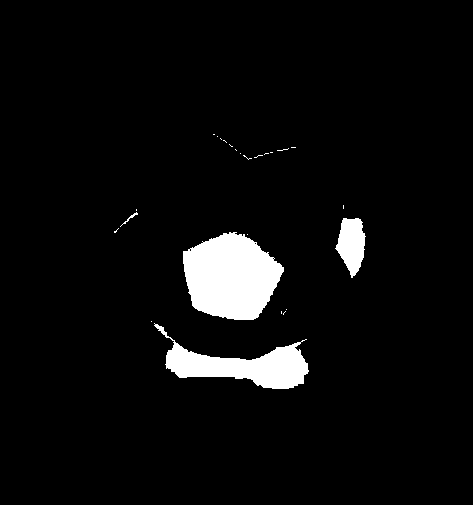
#> input picture opencv_test/Screenshot from 2022-10-25 13-25-23.png, 473 x 505 px
$ python contour_test.py
#> lines starting #> are read from the running program, lines starting #| are printed output that depends on the picture; after the words box and inside, x2 and y2 are one past the last pixel; in counts of white or black regions, pixels touching at a corner belong together
import cv2
import numpy as np

# reading image
img = cv2.imread('Screenshot from 2022-10-25 13-25-23.png')
#> img is the input picture: shape (505, 473, 3); 4.9% white; 25 white regions (21 under 20 px), largest, box (x1, y1, x2, y2) and area: (183, 232, 284, 320) 6484, (154, 323, 309, 389) 3950, (335, 218, 366, 278) 1199, (120, 212, 138, 227) 39

# converting image into grayscale image
# gray = cv2.cvtColor(img, cv2.COLOR_BGR2GRAY)

# setting threshold of gray image
#_, threshold = cv2.threshold(gray, 127, 255, cv2.THRESH_BINARY)

kernel = np.ones((5, 5), np.uint8)
img_erosion = cv2.erode(img, kernel, iterations=1)
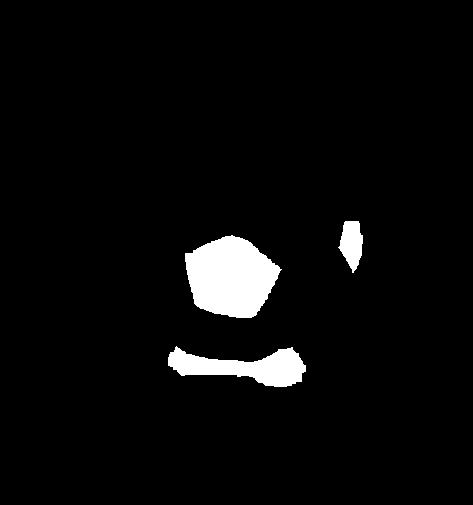
#> img_erosion: shape (505, 473, 3); 4% white; 3 white regions, box (x1, y1, x2, y2) and area: (185, 235, 282, 318) 5713, (168, 346, 306, 387) 3021, (338, 221, 363, 273) 852
img_dilation = cv2.dilate(img, kernel, iterations=1)
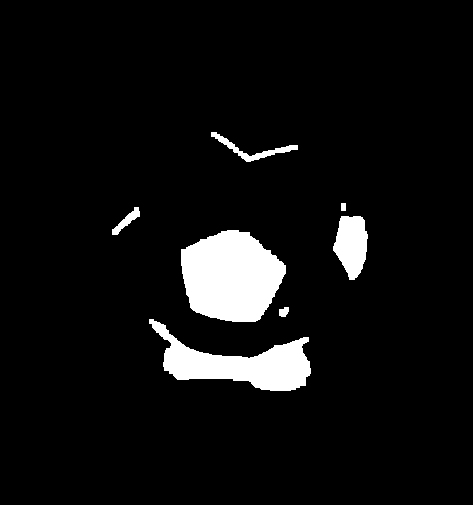
#> img_dilation: shape (505, 473, 3); 6.2% white; 7 white regions, largest, box (x1, y1, x2, y2) and area: (181, 230, 286, 322) 7294, (149, 319, 311, 391) 5048, (333, 216, 368, 280) 1591
img_opening = cv2.morphologyEx(img, cv2.MORPH_OPEN, kernel) # erosion followed by dilation
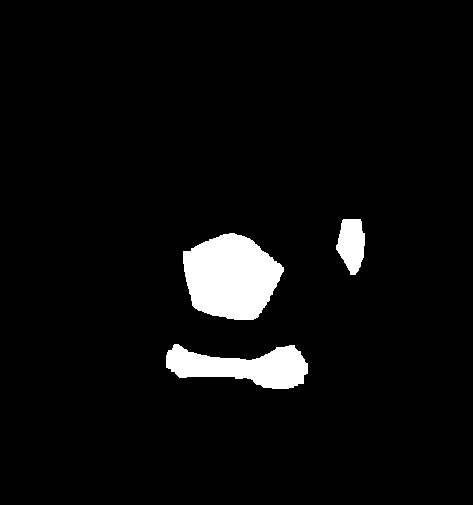
#> img_opening: shape (505, 473, 3); 4.8% white; 3 white regions, box (x1, y1, x2, y2) and area: (183, 233, 284, 320) 6449, (166, 344, 308, 389) 3821, (336, 219, 365, 275) 1176
img_closing = cv2.morphologyEx(img, cv2.MORPH_CLOSE, kernel) # dilation followed by erosion
#> img_closing: shape (505, 473, 3); 5% white; 22 white regions (18 under 20 px), largest, box (x1, y1, x2, y2) and area: (183, 232, 284, 320) 6522, (154, 323, 309, 389) 3981, (335, 218, 366, 278) 1207, (120, 209, 138, 227) 42

bin_img = cv2.inRange(img_opening, (0, 0, 0), (0,0,0))
#> bin_img: shape (505, 473); 95.2% white; 3 black regions

# using a findContours() function
contours, _ = cv2.findContours(
    bin_img, cv2.RETR_TREE, cv2.CHAIN_APPROX_SIMPLE)
#> contours = 4 contours; box (x1, y1, x2, y2) and area: (0, 0, 473, 505) 237888, (182, 232, 285, 321) 6592, (165, 343, 309, 390) 3990, (335, 218, 366, 276) 1244
# contours1, _ = cv2.findContours(
#     img_erosion, cv2.RETR_TREE, cv2.CHAIN_APPROX_SIMPLE)
# contours2, _ = cv2.findContours(
#     img_dilation, cv2.RETR_TREE, cv2.CHAIN_APPROX_SIMPLE)
# contours3, _ = cv2.findContours(
#     img_eroded_dialated, cv2.RETR_TREE, cv2.CHAIN_APPROX_SIMPLE)
# contours4, _ = cv2.findContours(
#     img_dilated_eroded, cv2.RETR_TREE, cv2.CHAIN_APPROX_SIMPLE)
i = 0

# list for storing names of shapes
for contour in contours:

    # here we are ignoring first counter because
    # findcontour function detects whole image as shape
    if i == 0:
        i = 1
        continue

    # cv2.approxPloyDP() function to approximate the shape
    approx = cv2.approxPolyDP(
        contour, 0.01 * cv2.arcLength(contour, True), True)

    # using drawContours() function
    cv2.drawContours(img_opening, [contour], 0, (0, 0, 255), 5)
    # [6 lines of commented-out code are left out]
    M = cv2.moments(contour)
    if M['m00'] != 0.0:
        x = int(M['m10']/M['m00'])
        y = int(M['m01']/M['m00'])

    # putting shape name at center of each shape
    if len(approx) == 3:
        cv2.putText(img_opening, 'Triangle', (x, y),
                    cv2.FONT_HERSHEY_SIMPLEX, 0.6, (0, 255, 0), 2)

    if len(approx) == 4:
        cv2.putText(img_opening, 'Quadrilateral', (x, y),
                    cv2.FONT_HERSHEY_SIMPLEX, 0.6, (0, 255, 0), 2)

    elif len(approx) == 5:
        cv2.putText(img_opening, 'Pentagon', (x, y),
                    cv2.FONT_HERSHEY_SIMPLEX, 0.6, (0, 255, 0), 2)

    elif len(approx) == 6:
        cv2.putText(img_opening, 'Hexagon', (x, y),
                    cv2.FONT_HERSHEY_SIMPLEX, 0.6, (0, 255, 0), 2)

    else:
        cv2.putText(img_opening, 'circle', (x, y),
                    cv2.FONT_HERSHEY_SIMPLEX, 0.6, (0, 255, 0), 2)
#> this loop made 4 passes
#> (x, y) on passes 2 to 4: (242, 366), (230, 276), (351, 243)
#> (contour, i) on pass 1: ([[0, 0], [0, 504], [472, 504], [472, 0]], 1)
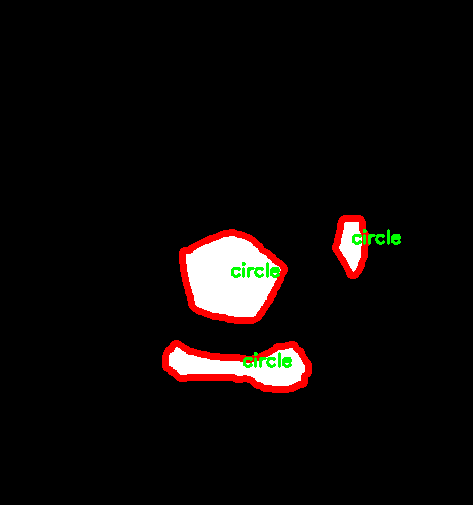
#> img_opening: shape (505, 473, 3); 2.66% of pixels changed, all inside (x1, y1, x2, y2) = (162, 215, 401, 393)
#> after the loop, i = 1

# displaying the image after drawing contours
#cv2.imshow('img', img)
#cv2.imshow('erosion', img_erosion)
#cv2.imshow('dilation', img_dilation)
cv2.imshow('erosion-dilation', img_opening)
#cv2.imshow('dilation-erosion', img_dilated_eroded)

cv2.waitKey(0)
cv2.destroyAllWindows()
